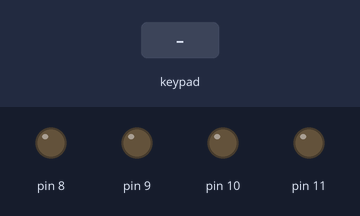
The sketch below on a simulated Arduino Uno, built with avr-gcc and run on an emulated ATmega328P. On the bench: output pins drawn as LEDs (lit = HIGH). Dashed ring = blinking. The inputs (shaded band) are chosen by the test bench.

Above: at 1.2 s.
1.3 s: keypad keys 4 3 2 1 pressed 0.4 s apart
At 3.5 s:
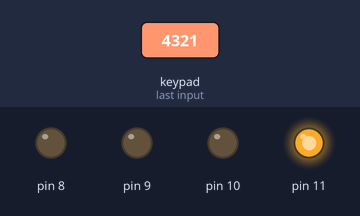
4.4 s: key '5' pressed
At 5.2 s:
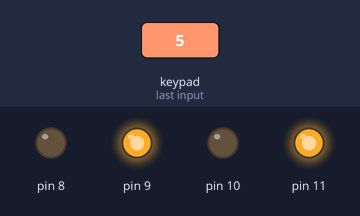
5.9 s: key '6' pressed
At 7.1 s:
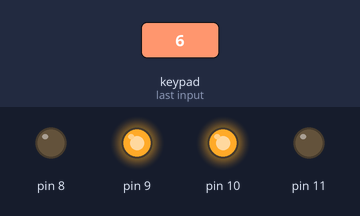
7.4 s: keypad keys 4 3 2 1 # pressed 0.4 s apart
At 9.8 s:
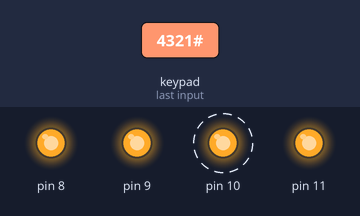
10.9 s: key '7' pressed
At 12.1 s:
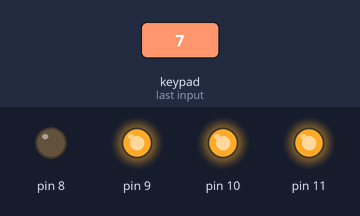
12.4 s: keypad keys 1 3 9 7 pressed 0.4 s apart
At 13.0 s:
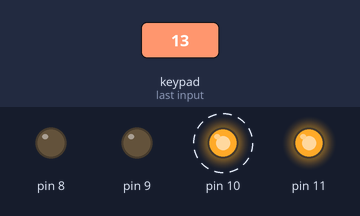
Timing chart, 0 to 15.4 s (numbered marks = the images above; inputs shaded):
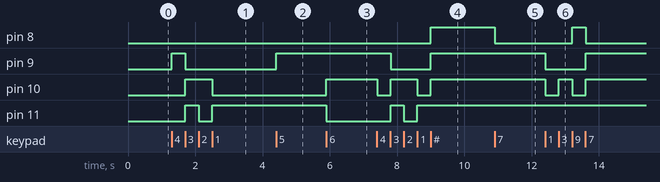

The sketch:

keypad_seven_segment.ino
```cpp
#include <Keypad.h>
const byte ROWS = 4;
const byte COLS = 3;
char hexaKeys[ROWS][COLS] = {
  {'1', '2', '3'},
  {'4', '5', '6'},
  {'7', '8', '9'},
  {'*', '0', '#'}
};

byte rowPins[ROWS] = {4, 3, 2, 1};
byte colPins[COLS] = {5, 6, 7};

Keypad customKeypad = Keypad(makeKeymap(hexaKeys), rowPins, colPins, ROWS, COLS);

int last;

void setup()
{
  last = 0;
}

void loop()
{
  DDRB = 15;
  char customKey = customKeypad.getKey();

  switch (customKey)
  {
    case '1':
      PORTB = 8;
      last = PORTB;
      break;

    case '2':
      PORTB = 4;
      last = PORTB;
      break;

    case '3':
      PORTB = 12;
      last = PORTB;
      break;

    case '4':
      PORTB = 2;
      last = PORTB;
      break;

    case '5':
      PORTB = 10;
      last = PORTB;
      break;

    case '6':
      PORTB = 6;
      last = PORTB;
      break;

    case '7':
      PORTB = 14;
      last = PORTB;
      break;

    case '8':
      PORTB = 1;
      last = PORTB;
      break;

    case '9':
      PORTB = 9;
      last = PORTB;
      break;

    case '0':
      PORTB = 0;
      last = PORTB;
      break;

    case '*':
      PORTB = last;
      break;

    case '#':
      PORTB = 15;
      break;
  }
}
```

Measured:
- after the input at 1.3 s, pin 9: LOW → HIGH at once, → LOW 0.40 s later; pin 10: LOW → HIGH after 0.41 s, → LOW 0.80 s later; pin 11: LOW → HIGH after 0.41 s, → LOW 0.40 s later, → HIGH 0.39 s later
- after the input at 4.4 s, pin 9: LOW → HIGH at once
- after the input at 5.9 s, pin 10: LOW → HIGH at once; pin 11: HIGH → LOW at once
- after the input at 7.4 s, pin 8: LOW → HIGH after 1.6 s; pin 9: HIGH → LOW after 0.41 s, → HIGH 1.2 s later; pin 10: alternates HIGH for 0.80 s and LOW for 0.40 s, 4 changes in all, then stays HIGH, starting at once; pin 11: LOW → HIGH after 0.41 s, → LOW 0.39 s later, → HIGH 0.40 s later
- after the input at 10.9 s, pin 8: HIGH → LOW at once
- after the input at 12.4 s, pin 8: LOW → HIGH after 0.80 s, → LOW 0.40 s later; pin 9: HIGH → LOW at once, → HIGH 1.2 s later; pin 10: alternates HIGH for 0.39 s and LOW for 0.40 s, 4 changes in all, then stays HIGH, starting at once
